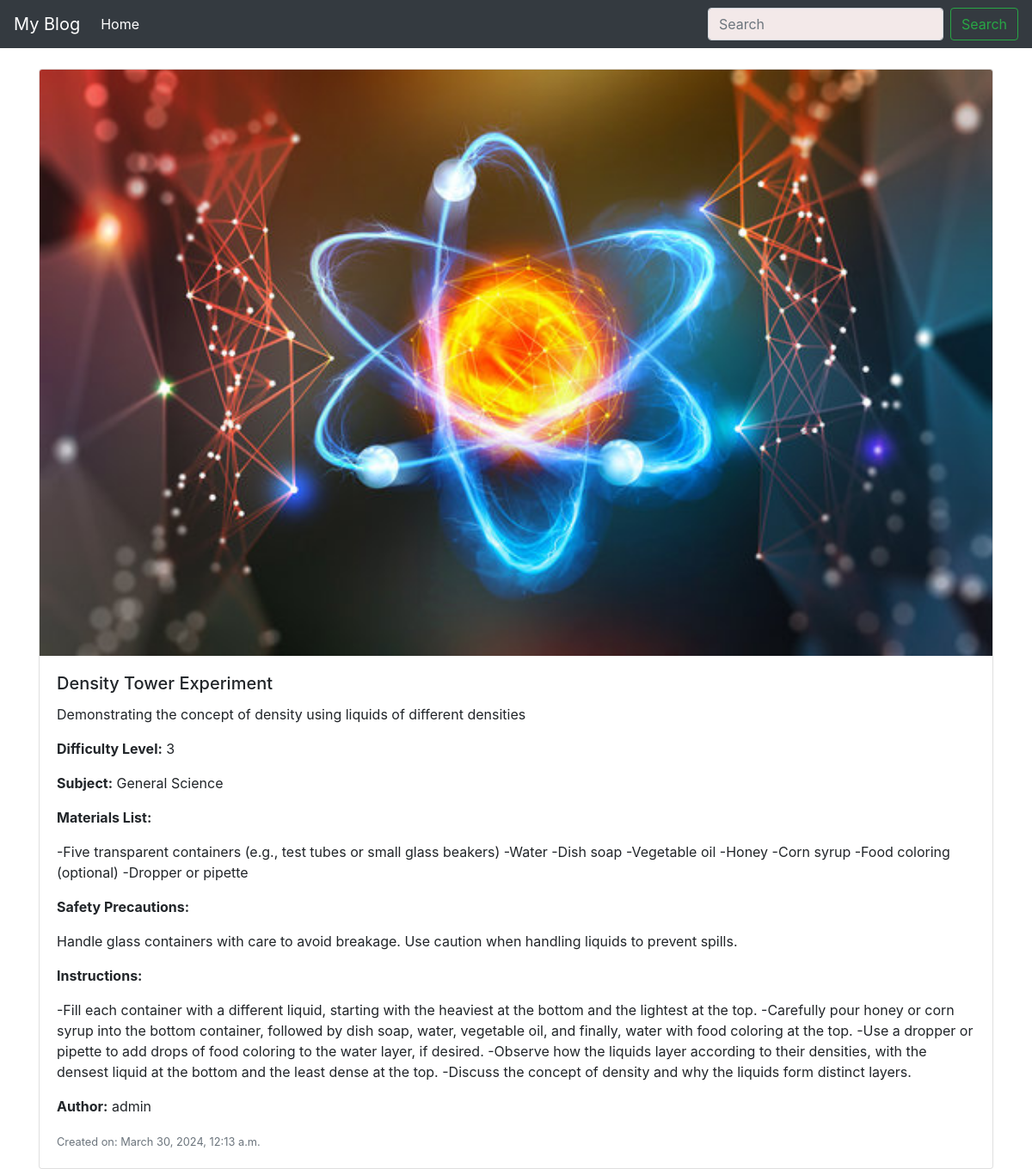
Page /4/ on the committed database.
### App/models.py (models this page shows, shortened)
class Experiment(models.Model):
    name = models.CharField(max_length=200, unique=True)
    description = models.CharField(max_length=255)
    difficulty_level = models.IntegerField(choices=DIFFICULTY_LEVEL_CHOICES)
    subject = models.CharField(max_length=50, choices=SUBJECT_CHOICES)
    main_image = models.ImageField(upload_to='experiment_images/')
    materials_list = models.TextField()
    safety_precautions = models.TextField()
    instructions = models.TextField()
    created_on = models.DateTimeField(auto_now_add=True)
    updated_on = models.DateTimeField(auto_now=True)
    author = models.ForeignKey(User, on_delete=models.CASCADE, related_name='experiments')
    class Meta:
        ordering = ['-created_on']

### App/views.py (the view)
# urls.py: path('<int:pk>/', views.DetailView.as_view(), name="experiment_detail")
class DetailView(generic.DetailView):
    model = Experiment
    template_name = 'experiment_detail.html'
    def get_object(self, queryset=None):
        queryset = self.get_queryset()
        queryset = queryset.filter(pk=self.kwargs['pk'])
        obj = queryset.get()
        return obj

### App/templates/experiment_detail.html (shortened to what this page needs)
{% extends 'base.html' %}
{% block content %}
<div class="card">
    <img src="{{ experiment.main_image.url }}" class="card-img-top" alt="{{ experiment.name }}">
    <div class="card-body">
        <h5 class="card-title">{{ experiment.name }}</h5>
        <p class="card-text">{{ experiment.description }}</p>
        <p class="card-text"><strong>Difficulty Level:</strong> {{ experiment.difficulty_level }}</p>
        <p class="card-text"><strong>Subject:</strong> {{ experiment.get_subject_display }}</p>
        <p class="card-text"><strong>Materials List:</strong></p>
        <p class="card-text">{{ experiment.materials_list }}</p>
        <p class="card-text"><strong>Safety Precautions:</strong></p>
        <p class="card-text">{{ experiment.safety_precautions }}</p>
        <p class="card-text"><strong>Instructions:</strong></p>
        <p class="card-text">{{ experiment.instructions }}</p>
        <p class="card-text"><strong>Author:</strong> {{ experiment.author }}</p>
        <p class="card-text"><small class="text-muted">Created on: {{ experiment.created_on }}</small></p>
    </div>
</div>
{% endblock %}

### rows in the picture
Experiment: main_image (picture), name "Density Tower Experiment", description "Demonstrating the concept of density using liquids of different densities", difficulty_level "3", subject "General Science", materials_list "-Five transparent containers (e.g., test tubes or small glass beakers) -Water -Dish soap -Vegetable oil -Honey -Corn syrup -Food coloring (optional) -Dropper or pipette", safety_precautions "Handle glass containers with care to avoid breakage. Use caution when handling liquids to prevent spills.", instructions "-Fill each container with a different liquid, starting with the heaviest at the bottom and the lightest at the top. -Carefully pour honey or corn syrup into the bottom container, followed by dish soap, water, vegetable oil, and finally, water with food coloring at the top. -Use a dropper or pipette to add drops of food coloring to the water layer, if desired. -Observe how the liquids layer according to their densities, with the densest liquid at the bottom and the least dense at the top. -Discuss the concept of density and why the liquids form distinct layers.", author "admin", created_on "March 30, 2024, 12:13 a.m."
